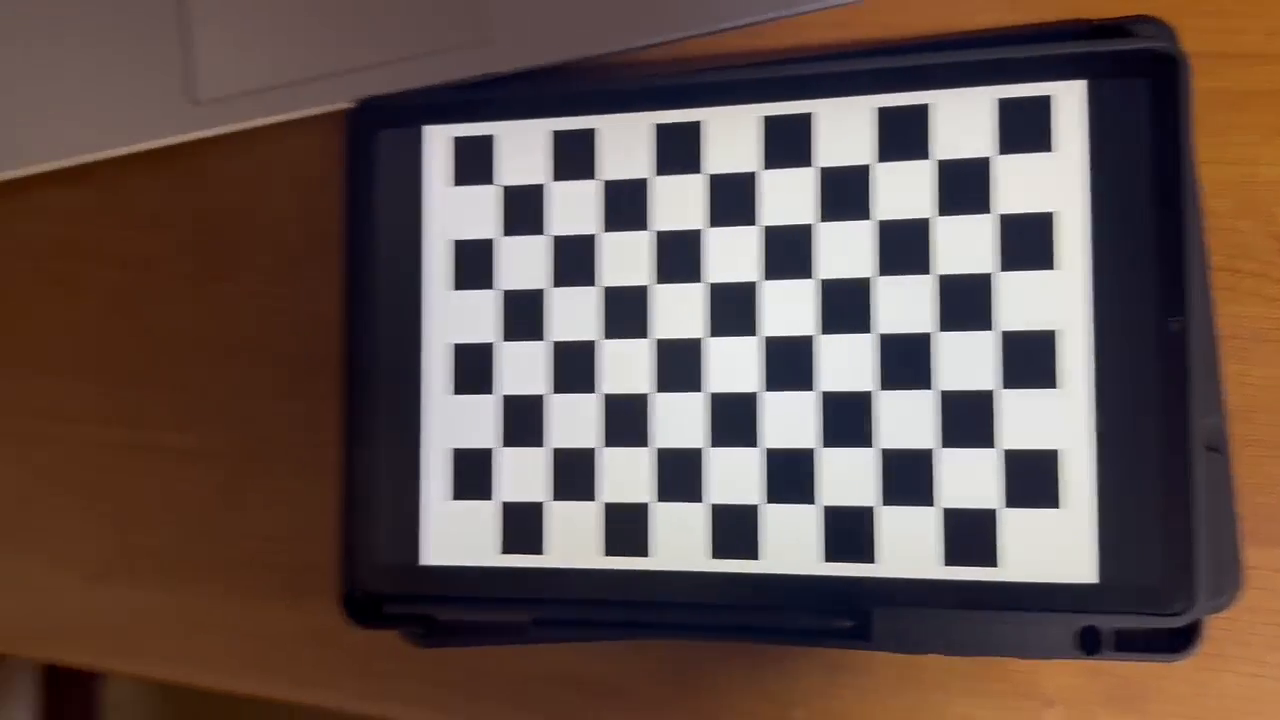
#> input picture frame 41 of chessboard.mp4, 1280 x 720 px
$ python camera_calibration_with_distortion_correction.py
#> lines starting #> are read from the running program, lines starting #| are printed output that depends on the picture
import numpy as np
import cv2 as cv

# termination criteria
criteria = (cv.TERM_CRITERIA_EPS + cv.TERM_CRITERIA_MAX_ITER, 30, 0.001)

# prepare object points, like (0,0,0), (1,0,0), (2,0,0) ....,(6,5,0)
objp = np.zeros((6*7,3), np.float32)
objp[:,:2] = np.mgrid[0:7,0:6].T.reshape(-1,2)

# Arrays to store object points and image points from all the images.
objpoints = [] # 3d point in real world space
imgpoints = [] # 2d points in image plane.

# Open the video file
video = cv.VideoCapture('chessboard.mp4')

# Define the codec and create VideoWriter object
fourcc = cv.VideoWriter_fourcc(*'MP4V') # or 'H264'
out = cv.VideoWriter('Camera_Calibration_Results.mp4', fourcc, 20.0, (640, 480))

while True:
    ret, frame = video.read()
#> frame is the input picture: shape (720, 1280, 3); mean B, G, R 79.4, 84.3, 101.6
    if not ret:
        break

    gray = cv.cvtColor(frame, cv.COLOR_BGR2GRAY)
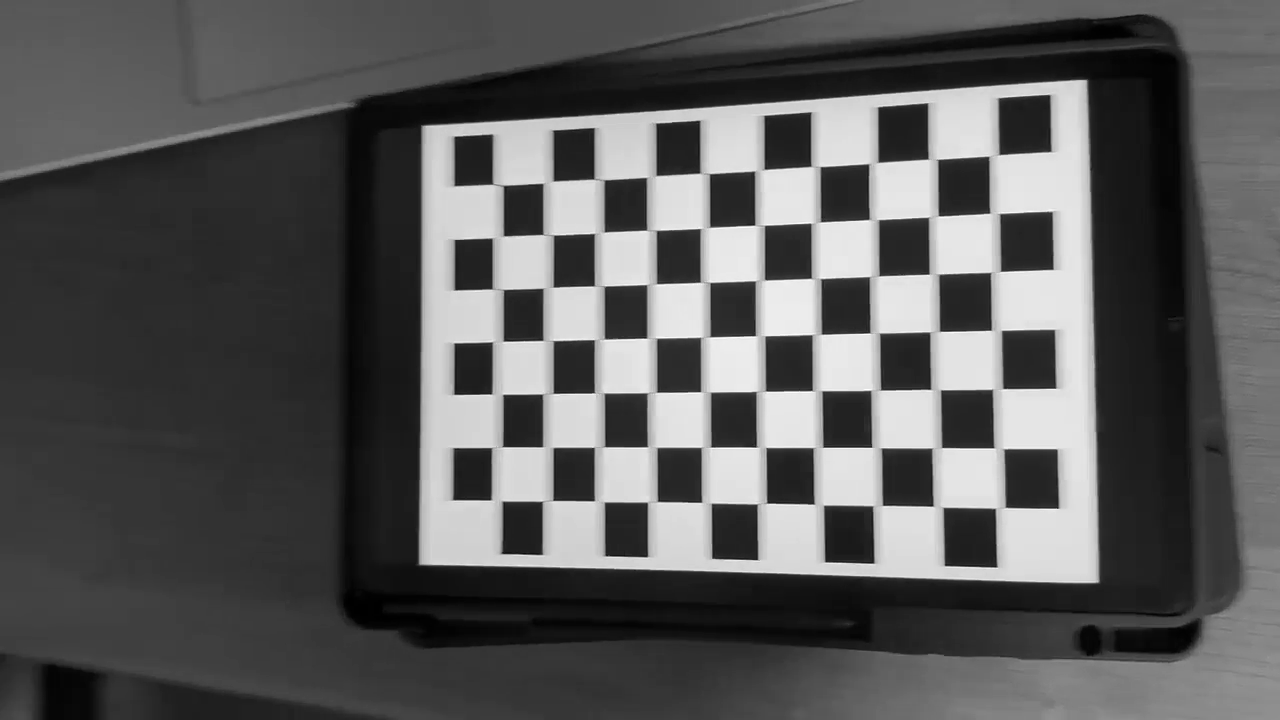
#> gray: shape (720, 1280); min 0, max 255, mean 88.9

    # Find the chess board corners
    ret, corners = cv.findChessboardCorners(gray, (7,6), None)
#> ret = False; corners = None

    # If found, add object points, image points (after refining them)
    if ret == True:
        objpoints.append(objp)
        corners2 = cv.cornerSubPix(gray, corners, (11,11), (-1,-1), criteria)
        imgpoints.append(corners2)

        # Draw and display the corners
        cv.drawChessboardCorners(frame, (7,6), corners2, ret)

        # Perform camera calibration
        ret, mtx, dist, rvecs, tvecs = cv.calibrateCamera(objpoints, imgpoints, gray.shape[::-1], None, None)

        # Undistort the frame
        undistorted_frame = cv.undistort(frame, mtx, dist)

        # Write undistorted frame to the output video
        out.write(undistorted_frame)

        # Show undistorted frame
        cv.imshow('Camera Calibration with distortion correction', undistorted_frame)
        cv.waitKey(500)

# Release everything if job is finished
video.release()
out.release()
cv.destroyAllWindows()

$ run again, starting later in the video
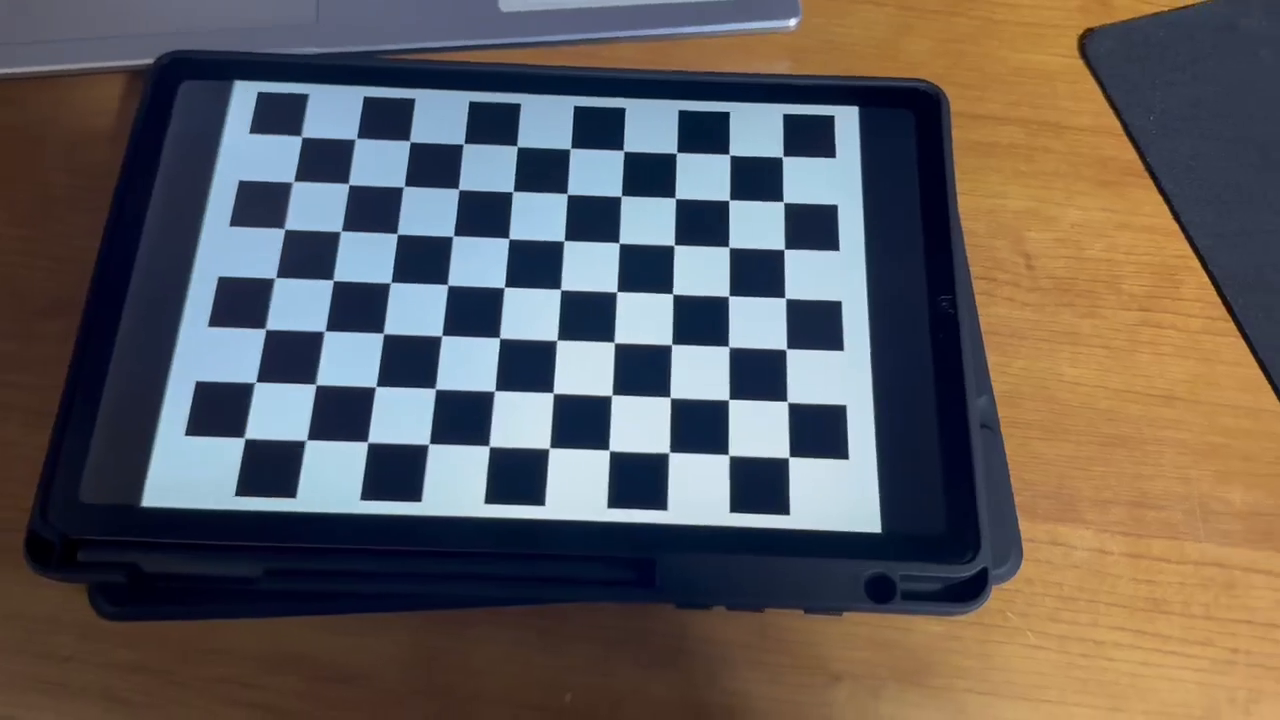
#> input picture frame 187 of chessboard.mp4, 1280 x 720 px
#> frame is the input picture: shape (720, 1280, 3); mean B, G, R 91.5, 92.3, 97.1
#> `gray = cv.cvtColor(frame, cv.COLOR_BGR2GRAY)`:
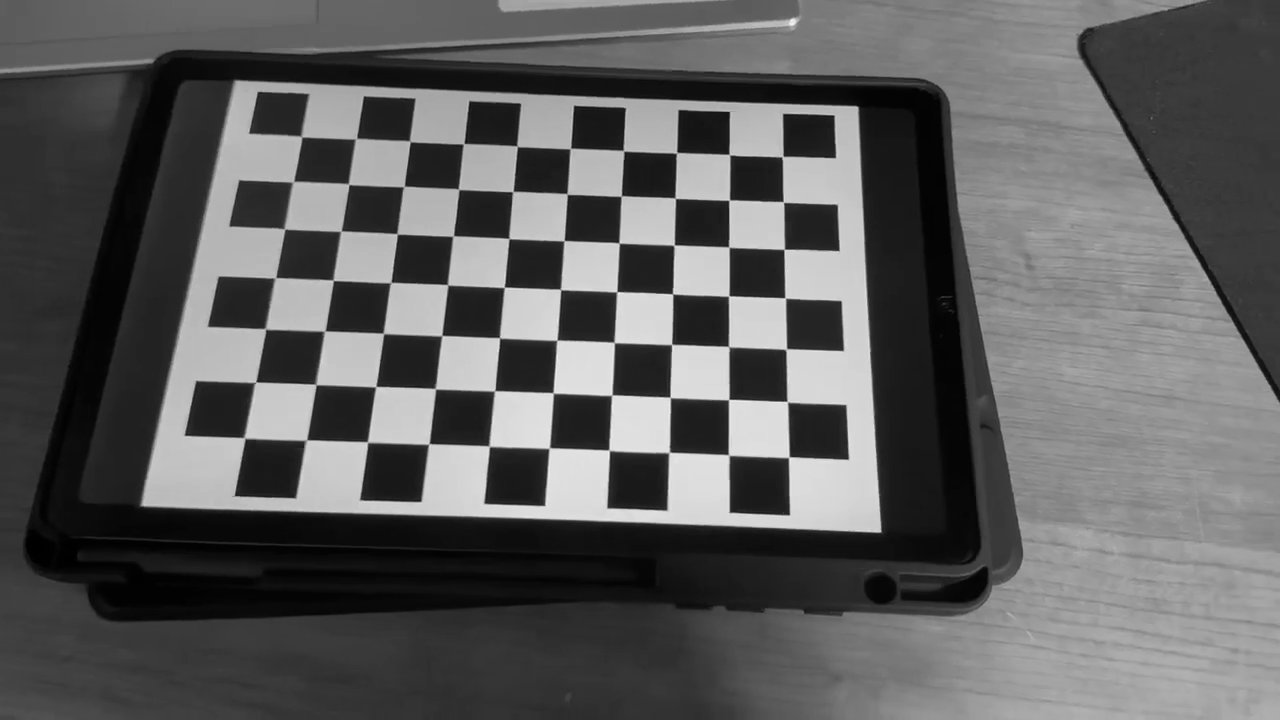
#> gray: shape (720, 1280); min 0, max 250, mean 93.7
#> ret = False; corners = None

$ run again, starting later in the video
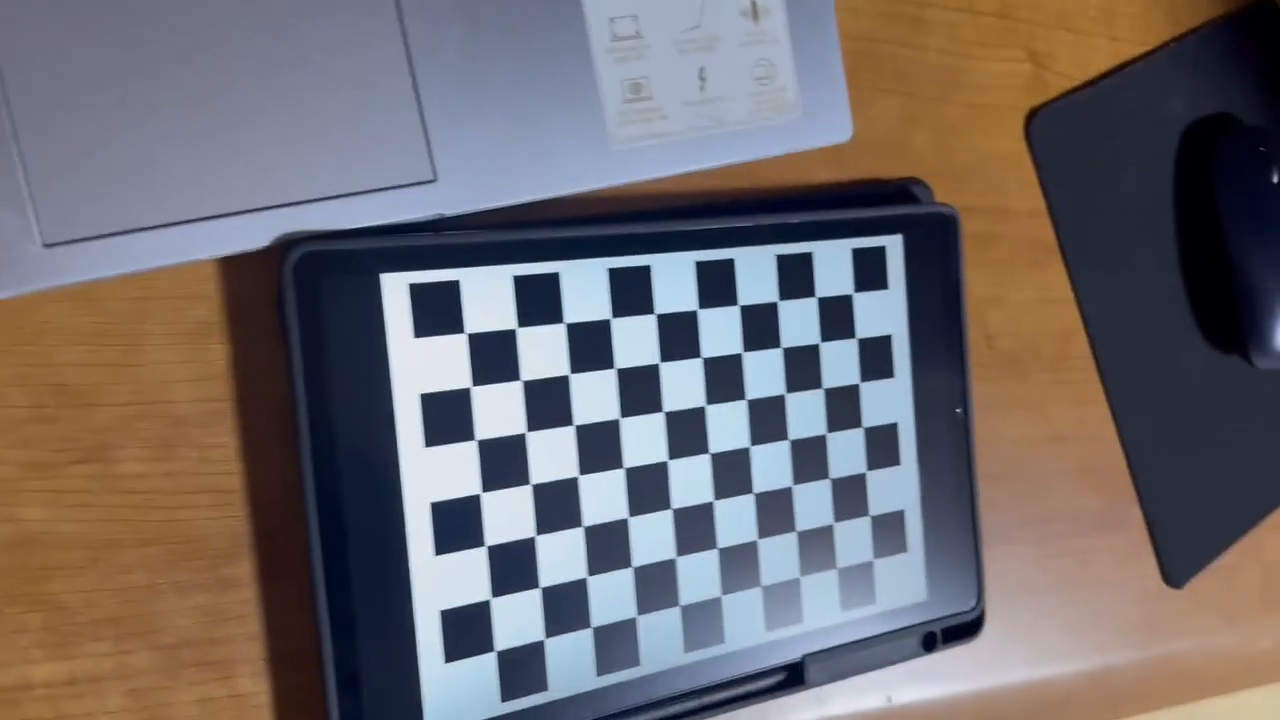
#> input picture frame 333 of chessboard.mp4, 1280 x 720 px
#> frame is the input picture: shape (720, 1280, 3); mean B, G, R 109.6, 106.8, 112
#> `gray = cv.cvtColor(frame, cv.COLOR_BGR2GRAY)`:
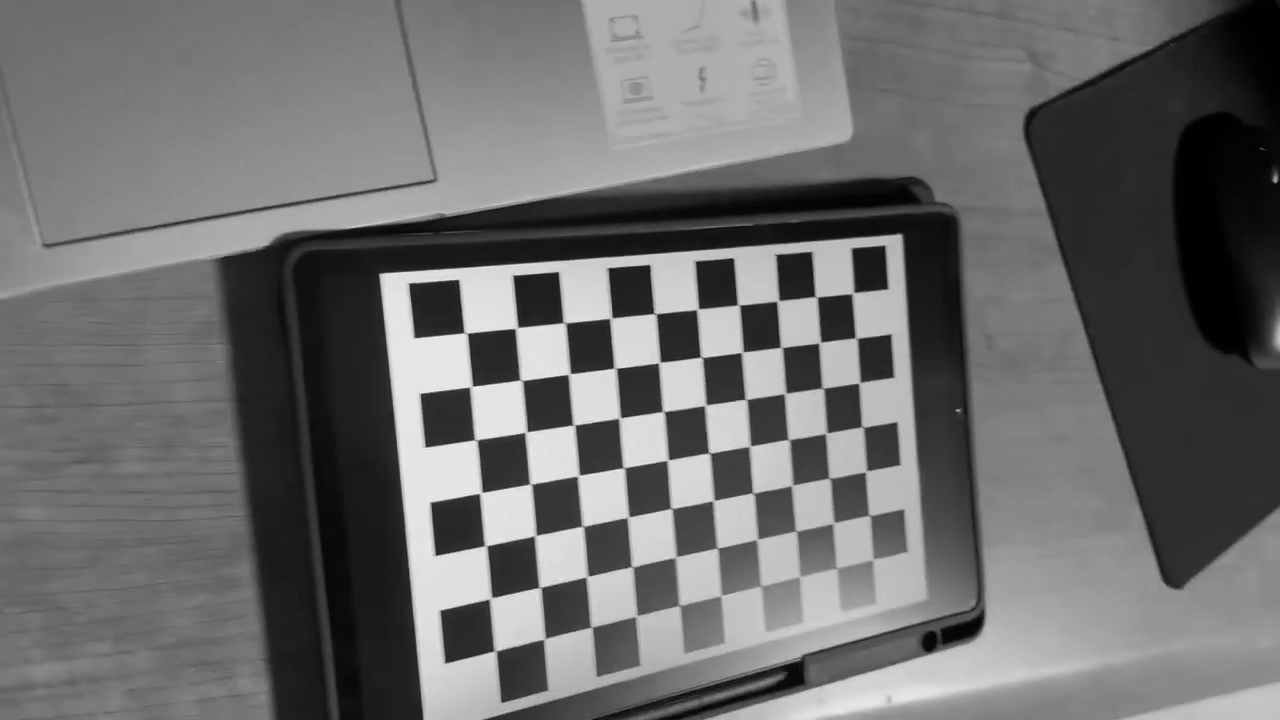
#> gray: shape (720, 1280); min 0, max 243, mean 108.7
#> ret = False; corners = None
